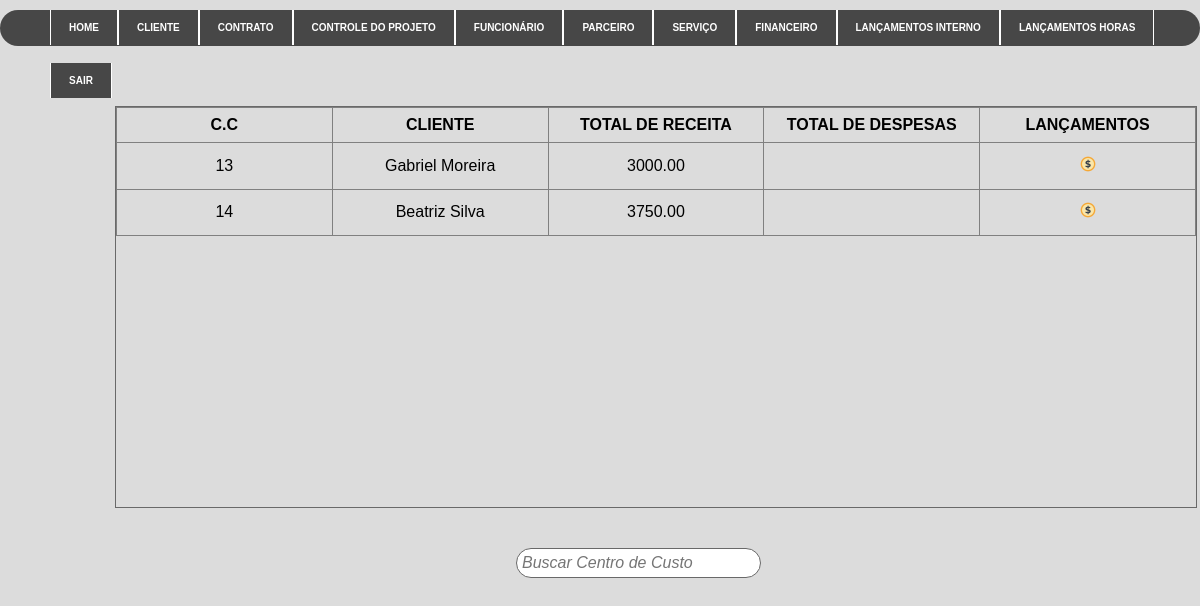
/controleprojeto.php (signed in), run on the app's committed database.
### tables this page shows
CREATE TABLE IF NOT EXISTS `contrato` (
  `ID` int(11) NOT NULL AUTO_INCREMENT,
  `ID_Cliente` int(11) DEFAULT NULL,
  `ID_Servico` int(11) DEFAULT NULL,
  `Detalhes` varchar(500) DEFAULT NULL,
  `PRAZO` date DEFAULT NULL,
  `Valor` decimal(10,0) DEFAULT NULL,
  `qnt_parcela` decimal(10,0) DEFAULT NULL,
  `VENCIMENTO` varchar(2) DEFAULT NULL,
  PRIMARY KEY (`ID`),
  KEY `fk_cli` (`ID_Cliente`),
  KEY `fk_servi` (`ID_Servico`)
);

CREATE TABLE IF NOT EXISTS `cliente` (
  `id` int(11) NOT NULL AUTO_INCREMENT,
  `pessoa` varchar(8) DEFAULT NULL,
  `nome` varchar(50) DEFAULT NULL,
  `cpf` varchar(14) DEFAULT NULL,
  `rg` varchar(15) DEFAULT NULL,
  `razao` varchar(50) DEFAULT NULL,
  `representante` varchar(50) DEFAULT NULL,
  `sexo` varchar(1) DEFAULT NULL,
  `observacao` varchar(500) DEFAULT NULL,
  `id_parc` int(11) DEFAULT NULL,
  PRIMARY KEY (`id`),
  KEY `fk_parc` (`id_parc`)
);

### classes/receita.class.php (called while the page is built, shortened)
<?php
require_once 'Conexao.class.php';
require_once 'funcoes.class.php';
class Receita{
    public function __construct(){
        $this->con = new conexao();
    }
    public function querySelectreceita($dados){
        try{
            $cst = $this->con->conect()->prepare("SELECT contrato.ID AS ID_CONTRATO, cliente.id AS ID_CLI, cliente.nome AS NOME_CLI, SUM(receita_proj.VALOR) AS receita FROM receita_proj INNER JOIN contrato ON contrato.ID = receita_proj.ID_CONT INNER JOIN cliente ON cliente.id = receita_proj.id_cli GROUP BY receita_proj.ID_CONT;");
            $cst->execute();
            return $cst->fetchAll();
        }catch(PDOException $ex){
            return 'error'.$ex->getMessage();
        }
    }
    public function querySelectdespesa($dados){
        try{
            $cst = $this->con->conect()->prepare("SELECT contrato.ID AS ID_CONTRATO, cliente.id AS ID_CLI, cliente.nome AS NOME_CLI, SUM(despesa_proj.VALOR) AS DESPESA FROM despesa_proj INNER JOIN contrato ON contrato.ID = despesa_proj.ID_CONT INNER JOIN cliente ON cliente.id = despesa_proj.id_cli  GROUP BY despesa_proj.ID_CONT;");
            $cst->execute();
            return $cst->fetchAll();
        }catch(PDOException $ex){
            return 'error'.$ex->getMessage();
        }
    }
}
?>

### classes/Conexao.class.php (called while the page is built)
<?php
class conexao{
    private $usuario;
    private $senha;
    private $banco;
    private $servidor;
    private static $pdo;
    public function __construct(){
        $this->servidor = "localhost";
        $this->banco = "teste2";
        $this->usuario =  "root";
        $this->senha = "";
    }
    public function conect(){
        try{
            if(is_null(self::$pdo)){
                self::$pdo = new PDO("mysql:host=".$this->servidor.";dbname=".$this->banco, $this->usuario, $this->senha);
            }
            return self::$pdo;
        } catch (PDOException $ex) {
			echo $ex->getMessage();
        }
    }
}
?>

### classes/funcoes.class.php (called while the page is built, shortened)
<?php
class funcoes{
    public function tratarCaracter($vlr, $tipo){
        switch($tipo){
            case 2: $rst = htmlentities($vlr, ENT_QUOTES, "ISO-8859-1"); break;
        }
        return $rst;
    }
}
?>

### controleprojeto.php (the view, shortened to what this page needs)
<?php
    require_once 'classes/receita.class.php';
    require_once 'classes/funcoes.class.php';
    $objrc = new Receita();
?>
<!DOCTYPE html>
<html lang="pt-br">
<head>
    <link rel="stylesheet" type="text/css" href="style/style1.css">
</head>
<body>
    <?php include_once("header.php"); ?>
    <div id="resultado" class="scroll-projeto" >
        <table id="tab3" border="1">
            <thead>
                <tr>
                    <th>C.C</th>
                    <th>CLIENTE</th>
                    <th>Total de Receita</th>
                    <th> Total de despesas  </th>
                    <th> Lançamentos </th>
                </tr>
            </thead>
            <tbody>
            <?php
                $dados = '';
                $rec = $objrc->querySelectreceita($dados);
                $des = $objrc->querySelectdespesa($dados);
                array_map (function($rec,$des){
                    require_once 'classes/funcoes.class.php';
                    $objFc = new Funcoes();
            ?>
                <tr>
                    <td> <?php echo ($des['ID_CONTRATO']); ?> </td>
                    <td> <?php echo ($objFc->tratarCaracter($des['NOME_CLI'],2)); ?> </td>
                    <td> <?php echo ($rec['receita']); ?> </td>
                    <td> <?php echo ($des['DESPESA']);  ?> </td>
                    <td><div class="editar"><a href="lancamentos.php?acao=edit&func=<?php echo $des['ID_CONTRATO'] ?>" title="Editar dados"> <img src="img/ico-moeda.png" width="16" height="16" alt="Editar"> </a></div>  </td>
                </tr>
                <?php }, $rec,$des); ?>
        </table>
    </div>
    <form action="processa_controle.php">
        <div class="search3">
        <p><input type="text" name="campo"  id="campo" placeholder="Buscar Centro de Custo"/></p>
        </div>
    </form>
</body>
</html>

### Style/style1.css (style rules this page uses)
html { width: 100%; height: 100% }
body { margin: 0; background-color: #DCDCDC; font-family: 'Trebuchet MS', 'Lucida Sans Unicode', 'Lucida Grande', 'Lucida Sans', Arial, sans-serif }
.scroll-projeto { overflow: scroll; overflow: auto; border: solid 1px #696969; width: 90%; height: 400px; margin: 60px; margin-left: auto; margin-right: auto; }
#tab3 { width: 100%; table-layout: fixed; text-align: center; border-collapse: collapse; font-family: Arial, monospace; font-size: 16px; }
#tab3 tr th { text-transform: uppercase; padding: .5em; margin: 0; text-align: center; font-weight: bold; }
#tab3 td { padding: .8em; }
.search3 input { font-style: italic; font-family: Arial, Helvetica, sans-serif; font-size: 16px; background-color: rgb(255, 255, 255); border: 1px solid #696969; border-radius: 20px; float: left; margin: 10; margin-top: -20px; margin-left: 43%; padding: 5px; padding-right: 30px; cursor: pointer; }

### data on the page
contrato: ID "13"
cliente: nome "Gabriel Moreira"
contrato: ID "14"
cliente: nome "Beatriz Silva"

### other printed values
$rec['receita'] "3000.00 3750.00"
